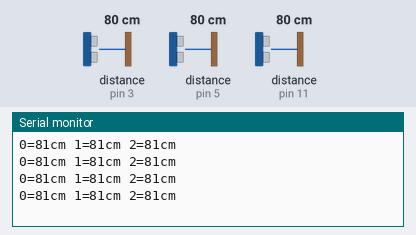
A sketch run on a simulated Arduino Uno, built with avr-gcc and run on an emulated ATmega328P. On the bench: the last lines printed to the serial monitor. The test bench sets the inputs (shaded band); at power-on: distance to the obstacle (sensors on pin 3, pin 5, pin 11) 80 cm. The echo pulse lasts 58.3 µs per cm.

Above: at 1.2 s.
1.3 s: distance to the obstacle (sensor on pin 3) set to 2 cm
At 1.58 s:
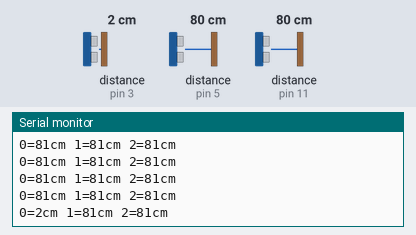
4.3 s: distance to the obstacle (sensor on pin 3) set to 9 cm
At 4.39 s:
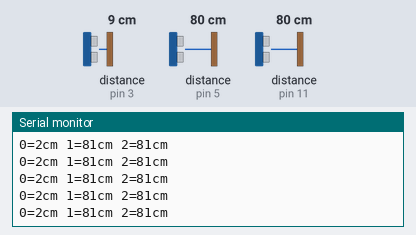
7.3 s: distance to the obstacle (sensor on pin 3) set to 250 cm
At 7.52 s:
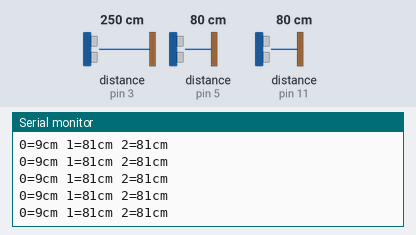
10.3 s: distance to the obstacle (sensor on pin 5) set to 2 cm
At 10.42 s:
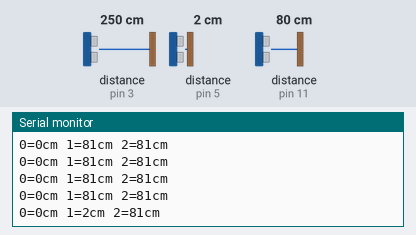
11.8 s: distance to the obstacle (sensor on pin 11) set to 2 cm
At 12.01 s:
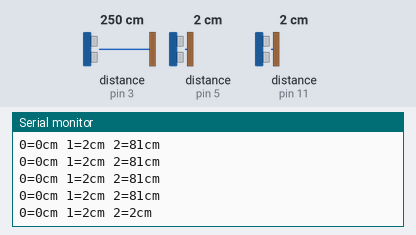
13.3 s: distance to the obstacle (sensor on pin 5) set to 4 cm
At 13.59 s:
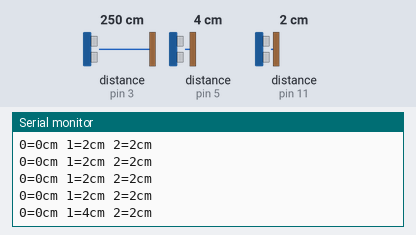
Timing chart, 0 to 15.8 s (numbered marks = the images above; inputs shaded):
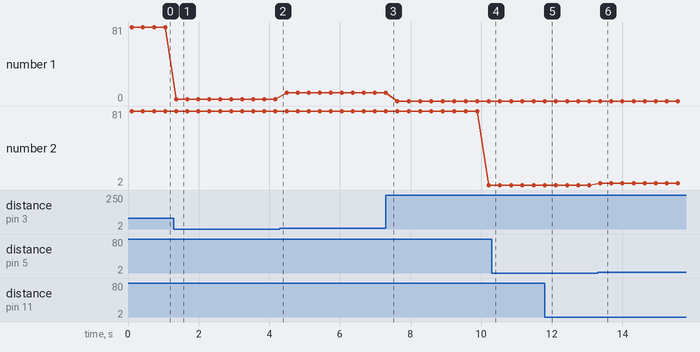

The sketch:

NewPing3Sensors.ino
```cpp
// ---------------------------------------------------------------------------
// Example NewPing library sketch that pings 3 sensors 20 times a second.
// ---------------------------------------------------------------------------

#include <NewPing.h>

#define SONAR_NUM 3      // Number of sensors.
#define MAX_DISTANCE 200 // Maximum distance (in cm) to ping.


// Each sensor's trigger pin, echo pin, and max distance to ping.
NewPing sonar[SONAR_NUM] = {
  NewPing(2, 3, MAX_DISTANCE), //Left
  NewPing(4, 5, MAX_DISTANCE), //Center
  NewPing(10, 11, MAX_DISTANCE)  //Right
};
int dSonar[SONAR_NUM];

void setup() {
  Serial.begin(115200);
}

void loop() {
  for (uint8_t i = 0; i < SONAR_NUM; i++) {
    delay(100); // Wait 100ms between pings, and raise later for better results
    dSonar[i]=sonar[i].ping_cm();
    Serial.print(i);
    Serial.print("=");
    Serial.print(dSonar[i]);
    Serial.print("cm ");
  }
  Serial.println();

}
```

Measured:
- after the input at 1.3 s, the serial monitor: prints a new line after 0.07 s (image 1)
- after the input at 11.8 s, the serial monitor: prints a new line at once (image 5)
- after the input at 13.3 s, the serial monitor: prints a new line after 0.07 s (image 6)
- plotted number 1: 2 → 9 after the input at 4.3 s
- plotted number 2: 2 → 4 after the input at 13.3 s
